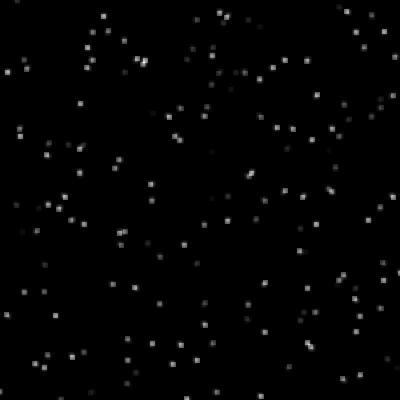
#> input picture gussian_conv.jpg, 400 x 400 px
$ jupyter execute --allow-errors Final_Model.ipynb
#> lines starting #> are read from the running program, lines starting #| are printed output that depends on the picture; long printed decimals are rounded
[cell 1]
import numpy as np
from skimage.io import imshow, imread
from skimage.color import rgb2gray
import matplotlib.pyplot as plt
from matplotlib.patches import Rectangle
import cv2
from scipy.ndimage import rotate

[cell 2]
img = cv2.imread('gussian_conv.jpg',0)
#> img is the input picture: shape (400, 400); min 0, max 250, mean 3
print(type(img))
#| <class 'numpy.ndarray'>
plt.imshow(img, cmap="gray")

[cell 3]
ag = 40
img_rot = rotate(img, angle=ag)
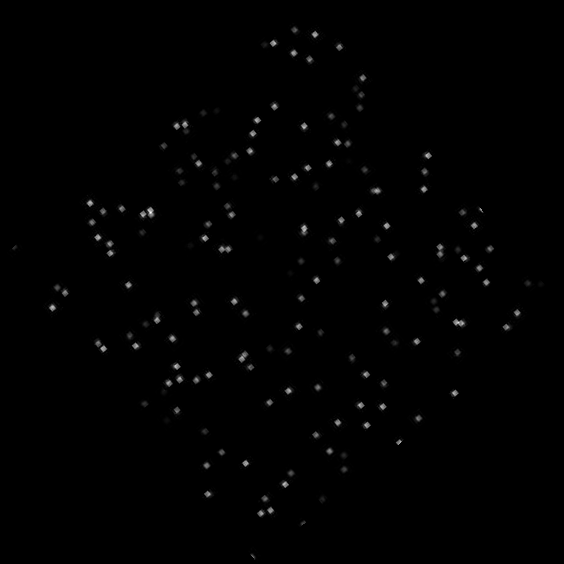
#> img_rot: shape (564, 564); min 0, max 255, mean 1.5
plt.imshow(img_rot, cmap="gray")
print(img_rot.shape[:2])
#| (564, 564)

[cell 4]
patch_size = (150,150)
# image_res = (2000, 2000)
patch_loc = (150,750)
color = (0, 255, 0)
thickness = 4

# img = img[0:1000, 0:1000]

cropped_image = img_rot[patch_loc[0]:patch_size[0]+patch_loc[0], patch_loc[1]:patch_size[1]+patch_loc[1]]
#> cropped_image = empty array
# img_rect = cv2.rectangle(img, patch_loc, (patch_size[0]+patch_loc[1],patch_size[1]+patch_loc[1]), color, thickness)

fig, ax = plt.subplots(1,2, figsize=(10,6))
ax[0].imshow(img_rot, cmap="gray")
ax[1].imshow(cropped_image, cmap="gray")
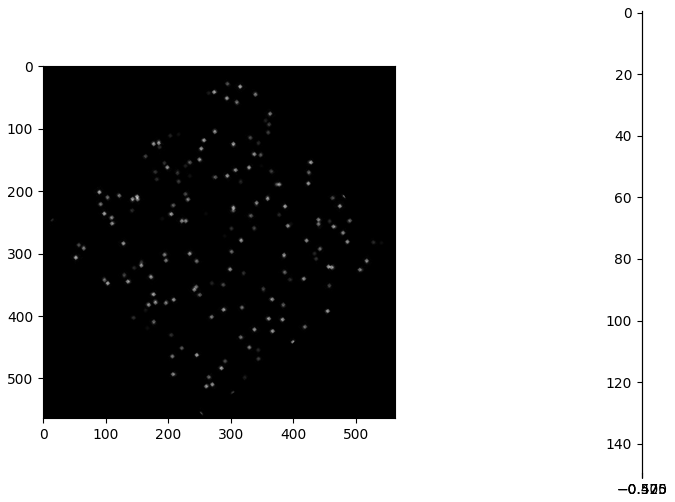
#> figure drawn by matplotlib, 2 panels

[cell 5]
orb = cv2.ORB_create(nfeatures=50000)
detector = cv2.SIFT_create(nfeatures=40000)

kp1, des1 = detector.detectAndCompute(img, None)
#> kp1 = 430 keypoints; strongest (x, y, size): (103, 16, 3.6), (316, 224, 3.6), (384, 31, 3.6), (145, 61, 4.1)
#> (the rest of this cell did not finish here and is left out)

[cell 6]
bf = cv2.BFMatcher()
#> (the rest of this cell did not finish here and is left out)

[cell 7]
cropped_image.shape
#> Out = (150, 0)

[cell 8]
good = []
#> (the rest of this cell did not finish here and is left out)

#> (a cell that did not finish here is left out)

#> (a cell that did not finish here is left out)

#> (a cell that did not finish here is left out)

#> (a cell that did not finish here is left out)

[cell 13]
fig, ax = plt.subplots(1,2, figsize=(10,5), gridspec_kw={'width_ratios': [3, 1]})
#> (the rest of this cell did not finish here and is left out)

[cell 14]
def mse(img1, img2):
   h, w = img1.shape
   diff = cv2.subtract(img1, img2)
   err = np.sum(diff**2)
   mse = err/(float(h*w))
   return mse, diff

#> (a cell that did not finish here is left out)

[cell 16]
img1 = cropped_image         # query Image
#> img1 = empty array
img2 = img_rot  # target Image

# Initiate SIFT detector
orb = cv2.ORB_create(nfeatures=50000)

# find the keypoints and descriptors with ORB
kp1, des1 = orb.detectAndCompute(img1,None)
#> kp1 = (); des1 = None
kp2, des2 = orb.detectAndCompute(img2,None)
#> kp2 = 1260 keypoints; strongest (x, y, size): (102, 349, 31), (386, 224, 31), (148, 210, 31), (52, 306, 31)

# create BFMatcher object
bf = cv2.BFMatcher(cv2.NORM_HAMMING, crossCheck=True)

# Match descriptors.
matches = bf.match(des1,des2)
#> matches = ()

# Sort them in the order of their distance.
matches = sorted(matches, key = lambda x:x.distance)
#> matches = []

good_matches = matches[:50]
#> good_matches = []

src_pts = np.float32([ kp1[m.queryIdx].pt for m in good_matches     ]).reshape(-1,1,2)
#> src_pts = empty array
dst_pts = np.float32([ kp2[m.trainIdx].pt for m in good_matches ]).reshape(-1,1,2)
#> dst_pts = empty array
#> (the rest of this cell did not finish here and is left out)

$ run again, with img.jpg copied over gussian_conv.jpg
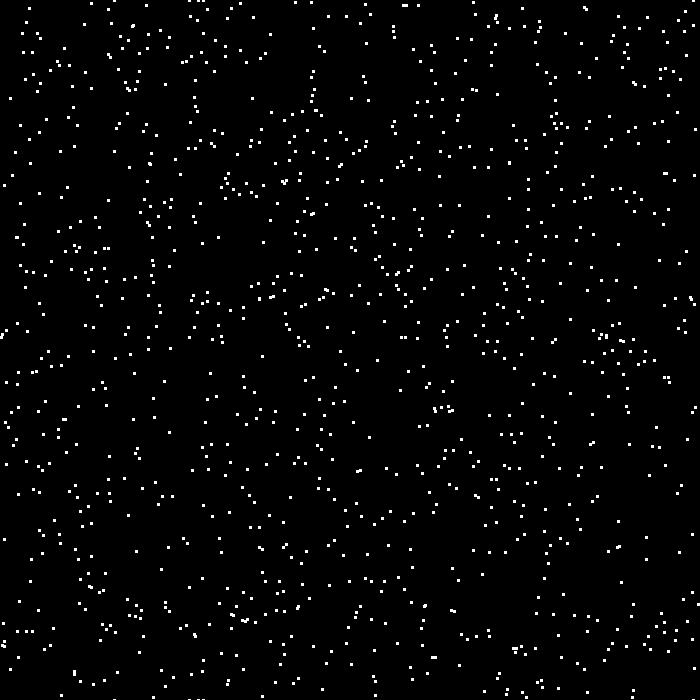
#> input picture img.jpg, 700 x 700 px
#> img is the input picture: shape (700, 700); min 0, max 255, mean 5.7
#| <class 'numpy.ndarray'>
#> `img_rot = rotate(img, angle=ag)`:
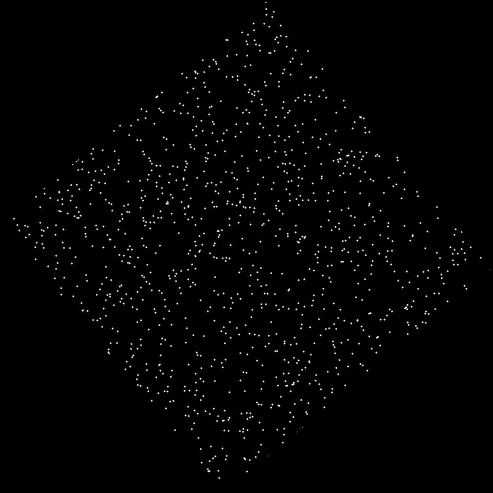
#> img_rot: shape (986, 986) (shown at 1/2 size); min 0, max 255, mean 3
#| (986, 986)
#> cropped_image: shape (150, 150); every value is 0
#> `kp1, des1 = detector.detectAndCompute(img, None)`: kp1 = 791 keypoints; strongest (x, y, size): (506, 694, 2.2), (426, 387, 2.1), (401, 161, 2.1), (403, 165, 2.1)
#> `kp2, des2 = detector.detectAndCompute(cropped_image, None)`: kp2 = (); des2 = None
#> imgkp2: shape (150, 150, 3); every value is 0
#> `[cell 5] orb = cv2.ORB_create(nfeatures=50000) detector = cv2.SIFT_cre..`:
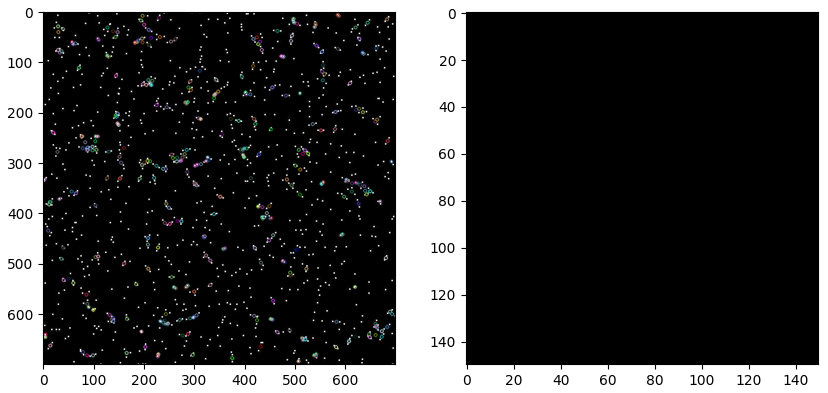
#> figure drawn by matplotlib, 2 panels
#> `kp1, des1 = orb.detectAndCompute(img1,None)`: kp1 = (); des1 = None
#> `kp2, des2 = orb.detectAndCompute(img2,None)`: kp2 = 7748 keypoints; strongest (x, y, size): (812, 614, 31), (215, 590, 31), (333, 407, 31), (643, 356, 31)
#> `matches = bf.match(des1,des2)`: matches = ()
#> `matches = sorted(matches, key = lambda x:x.distance)`: matches = []
#> src_pts = empty array

$ run again, with matched.jpg copied over gussian_conv.jpg
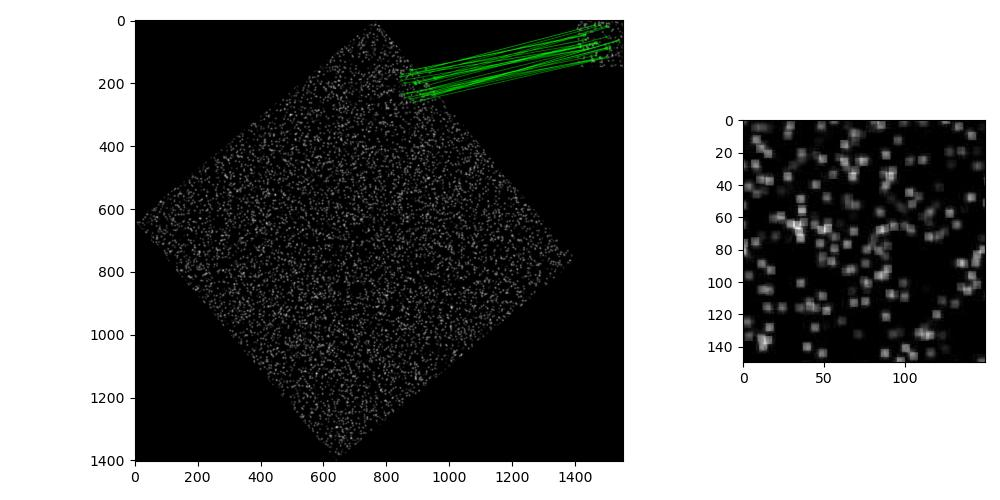
#> input picture matched.jpg, 1000 x 500 px
#| <class 'numpy.ndarray'>
#| (1026, 1087)
#> `kp1, des1 = detector.detectAndCompute(img, None)`: kp1 = 2520 keypoints; strongest (x, y, size): (719, 252, 2), (377, 479, 2), (102, 274, 2), (721, 348, 2)
#> `kp2, des2 = detector.detectAndCompute(cropped_image, None)`: kp2 = 176 keypoints; strongest (x, y, size): (73, 102, 5.9), (16, 79, 6.6), (120, 20, 5.8), (14, 61, 6.2)
#> `imgkp2 = cv2.drawKeypoints(cropped_image, kp2, None)`:
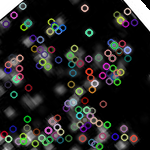
#> imgkp2: shape (150, 150, 3); mean of channels 0, 1, 2 36.5, 37.6, 37.9; drawn as B, G, R
#> `matches = bf.knnMatch(des1,des2,k=2)`: matches = 2520 matches
#> after the loop `for m,n in matches:`: good = 14 matches
#> `src_pts = np.float32([ kp1[m.queryIdx].pt for m in good     ]).reshape..`: src_pts = 14 rows, first 8: [821.3, 223.6], [834.4, 228.6], [866.7, 249.1], [884, 179.1], [885.1, 186], [893.2, 225], [893.2, 225], [904.3, 232.1]
#> `dst_pts = np.float32([ kp2[m.trainIdx].pt for m in good ]).reshape(-1,..`: dst_pts = 14 rows, first 8: [22.76, 136], [36.07, 131.5], [73.9, 126.4], [42.18, 61.7], [47.44, 66.18], [78.81, 90.88], [78.81, 90.88], [91.83, 89.21]
#> `M, mask = cv2.findHomography(src_pts, dst_pts, cv2.RANSAC,5.0)`: M = [[0.768, 0.644, -752], [-0.644, 0.766, 493.7], [9.68e-06, -2.54e-05, 1]]; mask = [1, 1, 1, 1, 1, 1, 1, 1, 1, 1, 1, 1, 1, 1]
#> `good[0].trainIdx`: Out = 21
#> `draw_params = dict(matchColor = (0,255,0),`: draw_params = 4 items
#> `good_matches = matches[:10]`: good_matches = 10 matches
#> `dst = cv2.perspectiveTransform(pts,M)`: dst = [[-752, 493.7], [-94.74, 1312.8], [753.7, 588.9], [81.42, -203.1]]
#> `draw_params = dict(matchColor = (0,255,0),`: draw_params = 5 items
#> predxy1 = (-752, 493)
#> predxy2 = (-602, 643)
#| [[[-752.0443    493.658 ]]
#|  [[ -94.744 1312.8484  ]]
#|  [[ 753.7222    588.918 ]]
#|  [[  81.420 -203.119 ]]]
#| coordinates: (-752, 493), (-602, 643)
#> (printed output is left out)
#> `kp1, des1 = orb.detectAndCompute(img1,None)`: kp1 = 176 keypoints; strongest (x, y, size): (73, 101, 44.6), (72, 100, 37.2), (74, 102, 37.2), (67, 54, 53.6)
#> `kp2, des2 = orb.detectAndCompute(img2,None)`: kp2 = 16597 keypoints; strongest (x, y, size): (254, 787, 31), (692, 348, 31), (252, 783, 31), (713, 373, 31)
#> `matches = bf.match(des1,des2)`: matches = 170 matches
#> `good_matches = matches[:50]`: good_matches = 50 matches
#> `src_pts = np.float32([ kp1[m.queryIdx].pt for m in good_matches     ])..`: src_pts = 50 rows, first 8: [46, 31], [53, 32], [94, 32], [49, 36], [32, 42], [114, 42], [44, 45], [110, 45]
#> `dst_pts = np.float32([ kp2[m.trainIdx].pt for m in good_matches ]).res..`: dst_pts = 50 rows, first 8: [796, 181], [803, 182], [844, 182], [799, 186], [782, 192], [864, 192], [794, 195], [860, 195]
#> `M, mask = cv2.findHomography(src_pts, dst_pts, cv2.RANSAC,5.0)`: M = [[1, -7e-15, 750], [8.52e-16, 1, 150], [4.25e-18, -6.89e-18, 1]]; mask = 50 values from 1 to 1
#> `dst = cv2.perspectiveTransform(pts,M)`: dst = [[750, 150], [750, 299], [899, 299], [899, 150]]
#> `dst += (w, 0)`: dst = [[900, 150], [900, 299], [1049, 299], [1049, 150]]
#> `draw_params = dict(matchColor = (0,255,0),`: draw_params = 4 items
#> `img3 = cv2.polylines(img3, [np.int32(dst)], True, (0,0,255),3, cv2.LIN..`:
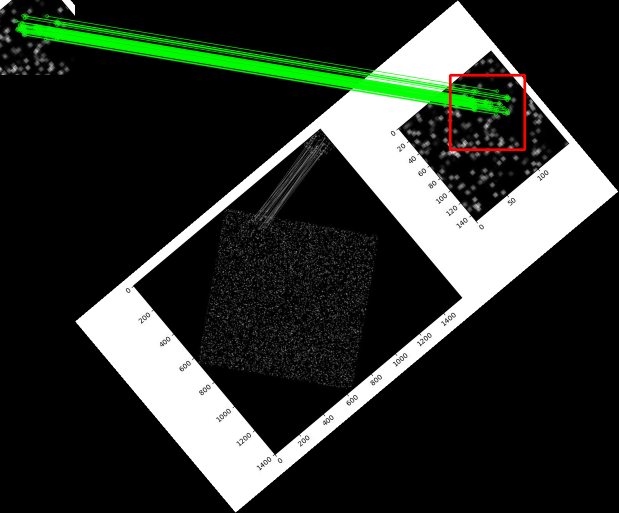
#> img3: shape (1026, 1237, 3) (shown at 1/2 size); mean of channels 0, 1, 2 46.1, 52.4, 46.7; drawn as B, G, R
#| [[[ 900  150]]
#|  [[ 900  299]]
#|  [[1049  299]]
#|  [[1049  150]]]

$ run again, with patch_generation.jpg copied over gussian_conv.jpg
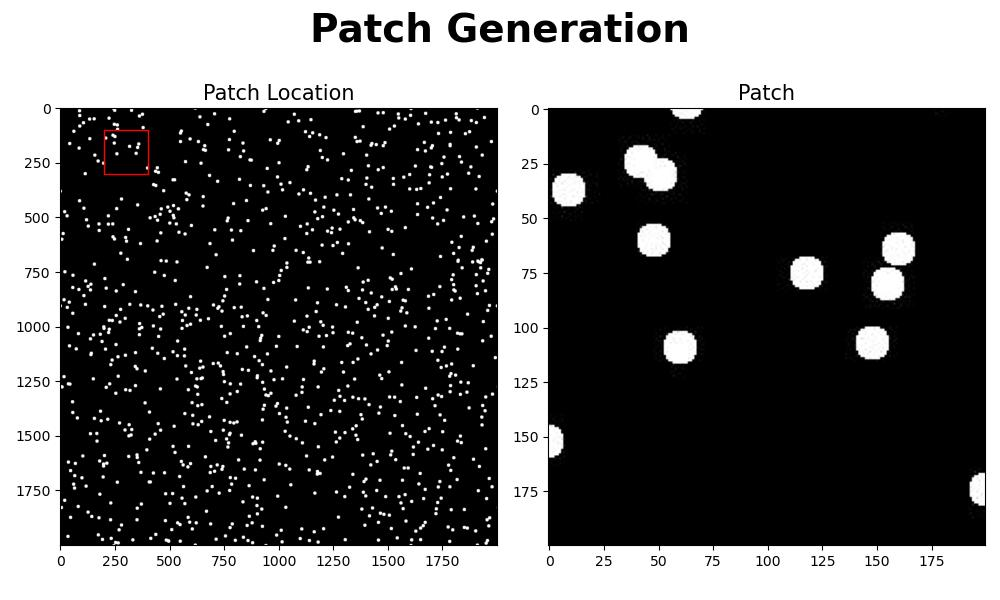
#> input picture patch_generation.jpg, 1000 x 600 px
#| <class 'numpy.ndarray'>
#| (1102, 1152)
#> `kp1, des1 = detector.detectAndCompute(img, None)`: kp1 = 5066 keypoints; strongest (x, y, size): (680, 347, 22), (654, 240, 21.9), (807, 273, 22), (872, 343, 21.9)
#> `kp2, des2 = detector.detectAndCompute(cropped_image, None)`: kp2 = 31 keypoints; strongest (x, y, size): (98, 104, 21.1), (109, 120, 3.3), (102, 124, 3.4), (100, 137, 8.5)
#> `imgkp2 = cv2.drawKeypoints(cropped_image, kp2, None)`:
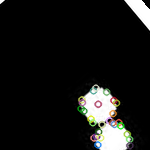
#> imgkp2: shape (150, 150, 3); mean of channels 0, 1, 2 22.7, 24, 23.7; drawn as B, G, R
#> `matches = bf.knnMatch(des1,des2,k=2)`: matches = 5066 matches
#> after the loop `for m,n in matches:`: good = 1 matches
#> `src_pts = np.float32([ kp1[m.queryIdx].pt for m in good     ]).reshape..`: src_pts = [[898, 270.7]]
#> `dst_pts = np.float32([ kp2[m.trainIdx].pt for m in good ]).reshape(-1,..`: dst_pts = [[112.2, 122.4]]
#> `good[0].trainIdx`: Out = 21
#> `good_matches = matches[:10]`: good_matches = 10 matches
#> `kp1, des1 = orb.detectAndCompute(img1,None)`: kp1 = 32 keypoints; strongest (x, y, size): (82, 100, 31), (83, 97, 31), (82, 111, 31), (114, 100, 31)
#> `kp2, des2 = orb.detectAndCompute(img2,None)`: kp2 = 13747 keypoints; strongest (x, y, size): (640, 231, 31), (641, 229, 31), (230, 574, 31), (219, 575, 31)
#> `matches = bf.match(des1,des2)`: matches = 32 matches
#> `src_pts = np.float32([ kp1[m.queryIdx].pt for m in good_matches     ])..`: src_pts = 32 rows, first 8: [98, 88], [93, 89], [95, 89], [104, 89], [106, 90], [83, 97], [82, 100], [114, 100]
#> `dst_pts = np.float32([ kp2[m.trainIdx].pt for m in good_matches ]).res..`: dst_pts = 32 rows, first 8: [848, 238], [843, 239], [845, 239], [854, 239], [856, 240], [833, 247], [832, 250], [864, 250]
#> M = [[0.667, 0.659, 746.3], [-0.114, 1.23, 147.4], [-0.00044, 0.000782, 1]]; mask = 32 values, max 1 at index 0, min 0 at index 30, mean 0.969
#> matchesMask has the same summary as mask
#> `dst = cv2.perspectiveTransform(pts,M)`: dst = [[746.3, 147.4], [756.4, 295.6], [898.2, 297.9], [905.1, 139.7]]
#> `dst += (w, 0)`: dst = [[896.3, 147.4], [906.4, 295.6], [1048.2, 297.9], [1055.1, 139.7]]
#> draw_params = 4 items
#> `img3 = cv2.polylines(img3, [np.int32(dst)], True, (0,0,255),3, cv2.LIN..`:
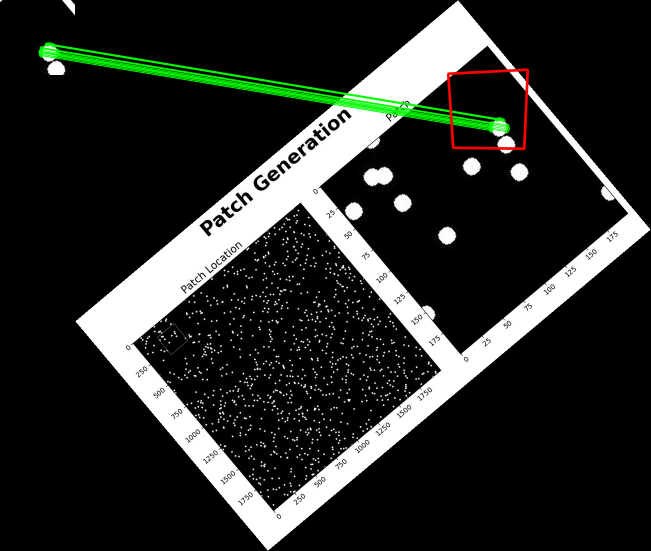
#> img3: shape (1102, 1302, 3) (shown at 1/2 size); mean of channels 0, 1, 2 39.7, 42.9, 40.3; drawn as B, G, R
#| [[[ 896  147]]
#|  [[ 906  295]]
#|  [[1048  297]]
#|  [[1055  139]]]
